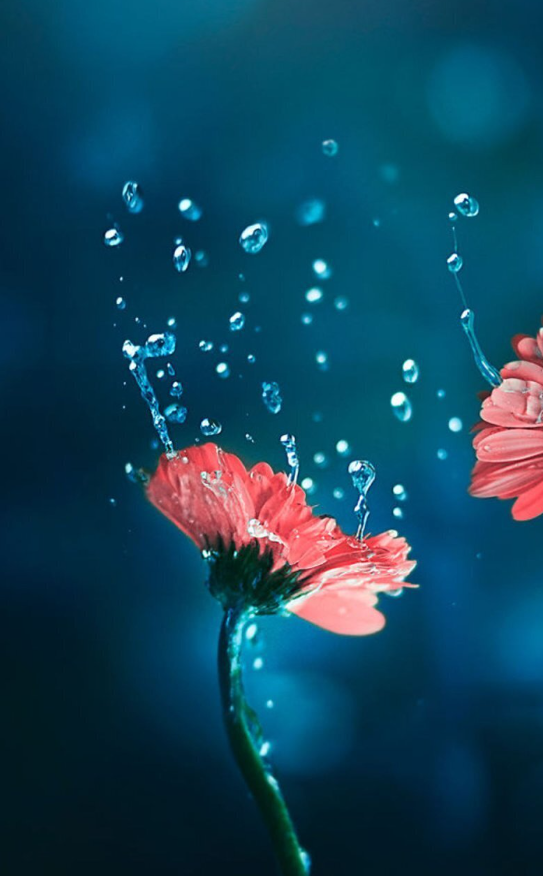
#> input picture xu ly anh/data/3.png, 543 x 876 px, found by its file name
$ python t3.py
#> lines starting #> are read from the running program, lines starting #| are printed output that depends on the picture
import cv2

# Đọc ảnh
image1 = cv2.imread('./xu ly anh/data/3.png')
#> image1 is the input picture: shape (876, 543, 3); mean B, G, R 91.7, 68.9, 18.7
image2 = cv2.imread('./xu ly anh/data/4.png')
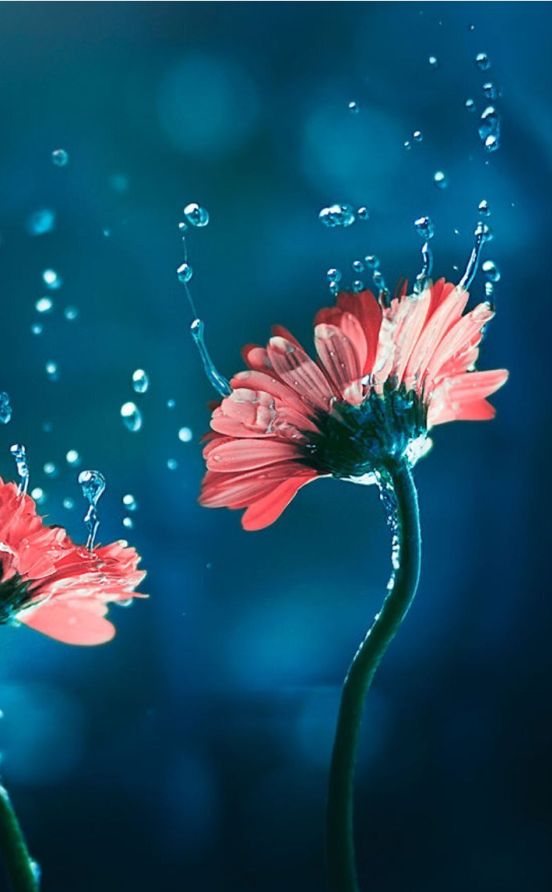
#> input picture xu ly anh/data/4.png, 552 x 892 px, found by its file name
#> image2 is the input picture: shape (892, 552, 3); mean B, G, R 100.3, 75.9, 25.2

# Tạo đối tượng Stitcher (nối ảnh)
stitcher = cv2.Stitcher.create()

# Nối hai ảnh
status, anhketqua = stitcher.stitch((image1, image2))
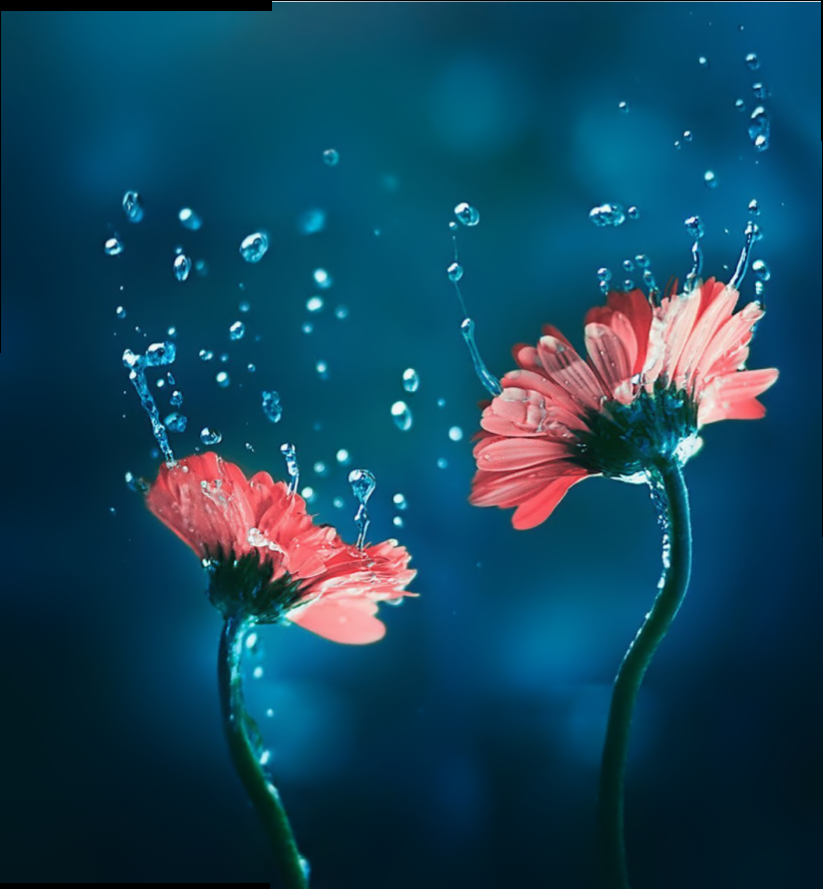
#> anhketqua: shape (889, 823, 3); mean B, G, R 92.1, 69, 20.5
#> status = 0

# Kiểm tra việc nối thành công hay không
if status == cv2.Stitcher_OK:
    panorama = anhketqua
    cv2.imwrite('anhtoancanh.jpg', panorama)
    cv2.imshow('Ảnh toàn cảnh', panorama)
    cv2.waitKey()
    cv2.destroyAllWindows()
else:
    print('Không thể nối ảnh')
